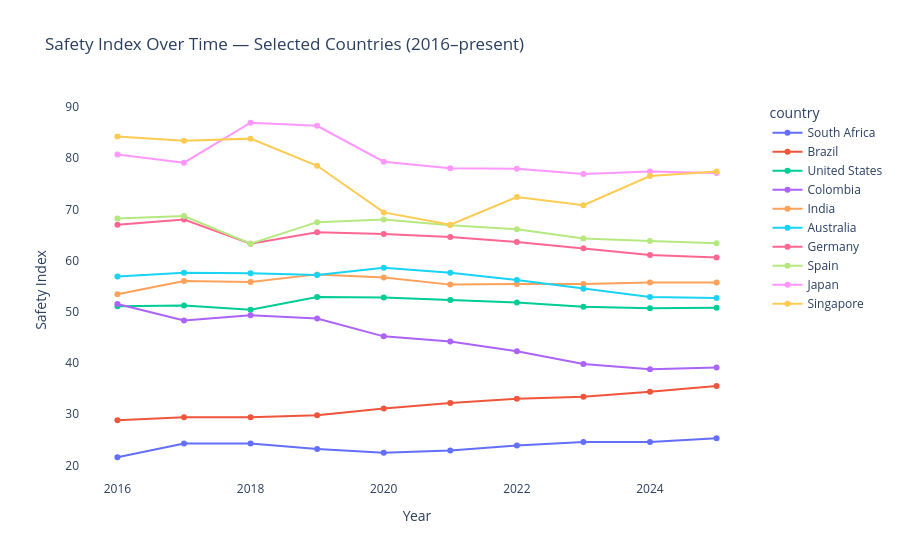

Notebook source saved alongside this figure:
### Markdown cell above
### Country-Level Crime Trends Over Time

### Code cell
# Track a selection of notable countries
spotlight = ['Japan', 'Germany', 'United States', 'Brazil', 'South Africa',
             'Australia', 'Singapore', 'Colombia', 'Spain', 'India']

spot_trend = country[country['country'].isin(spotlight)].copy()

fig = px.line(
    spot_trend,
    x='year',
    y='safety_index',
    color='country',
    markers=True,
    title='Safety Index Over Time — Selected Countries (2016–present)',
    labels={'safety_index': 'Safety Index', 'year': 'Year'}
)
fig.update_layout(plot_bgcolor='white', paper_bgcolor='white')
fig.show()

### Figure 1 — Plotly figure (JSON) as saved in the notebook; plotly's stock layout.template omitted (floating-point values rounded to 4 significant figures)
{"data": [{"hovertemplate": "country=South Africa<br>Year=%{x}<br>Safety Index=%{y}<extra></extra>", "legendgroup": "South Africa", "line": {"color": "#636efa", "dash": "solid"}, "marker": {"symbol": "circle"}, "mode": "lines+markers", "name": "South Africa", "orientation": "v", "showlegend": true, "type": "scatter", "x": [2016, 2017, 2018, 2019, 2020, 2021, 2022, 2023, 2024, 2025], "xaxis": "x", "y": [21.6, 24.3, 24.3, 23.2, 22.5, 22.9, 23.9, 24.6, 24.6, 25.3], "yaxis": "y"}, {"hovertemplate": "country=Brazil<br>Year=%{x}<br>Safety Index=%{y}<extra></extra>", "legendgroup": "Brazil", "line": {"color": "#EF553B", "dash": "solid"}, "marker": {"symbol": "circle"}, "mode": "lines+markers", "name": "Brazil", "orientation": "v", "showlegend": true, "type": "scatter", "x": [2016, 2017, 2018, 2019, 2020, 2021, 2022, 2023, 2024, 2025], "xaxis": "x", "y": [28.8, 29.4, 29.4, 29.8, 31.1, 32.2, 33.0, 33.4, 34.4, 35.5], "yaxis": "y"}, {"hovertemplate": "country=United States<br>Year=%{x}<br>Safety Index=%{y}<extra></extra>", "legendgroup": "United States", "line": {"color": "#00cc96", "dash": "solid"}, "marker": {"symbol": "circle"}, "mode": "lines+markers", "name": "United States", "orientation": "v", "showlegend": true, "type": "scatter", "x": [2016, 2017, 2018, 2019, 2020, 2021, 2022, 2023, 2024, 2025], "xaxis": "x", "y": [51.1, 51.2, 50.4, 52.9, 52.8, 52.3, 51.8, 51.0, 50.7, 50.8], "yaxis": "y"}, {"hovertemplate": "country=Colombia<br>Year=%{x}<br>Safety Index=%{y}<extra></extra>", "legendgroup": "Colombia", "line": {"color": "#ab63fa", "dash": "solid"}, "marker": {"symbol": "circle"}, "mode": "lines+markers", "name": "Colombia", "orientation": "v", "showlegend": true, "type": "scatter", "x": [2016, 2017, 2018, 2019, 2020, 2021, 2022, 2023, 2024, 2025], "xaxis": "x", "y": [51.5, 48.3, 49.3, 48.7, 45.2, 44.2, 42.3, 39.8, 38.8, 39.1], "yaxis": "y"}, {"hovertemplate": "country=India<br>Year=%{x}<br>Safety Index=%{y}<extra></extra>", "legendgroup": "India", "line": {"color": "#FFA15A", "dash": "solid"}, "marker": {"symbol": "circle"}, "mode": "lines+markers", "name": "India", "orientation": "v", "showlegend": true, "type": "scatter", "x": [2016, 2017, 2018, 2019, 2020, 2021, 2022, 2023, 2024, 2025], "xaxis": "x", "y": [53.4, 56.0, 55.8, 57.3, 56.7, 55.3, 55.4, 55.4, 55.7, 55.7], "yaxis": "y"}, {"hovertemplate": "country=Australia<br>Year=%{x}<br>Safety Index=%{y}<extra></extra>", "legendgroup": "Australia", "line": {"color": "#19d3f3", "dash": "solid"}, "marker": {"symbol": "circle"}, "mode": "lines+markers", "name": "Australia", "orientation": "v", "showlegend": true, "type": "scatter", "x": [2016, 2017, 2018, 2019, 2020, 2021, 2022, 2023, 2024, 2025], "xaxis": "x", "y": [56.9, 57.6, 57.5, 57.2, 58.6, 57.6, 56.2, 54.5, 52.9, 52.7], "yaxis": "y"}, {"hovertemplate": "country=Germany<br>Year=%{x}<br>Safety Index=%{y}<extra></extra>", "legendgroup": "Germany", "line": {"color": "#FF6692", "dash": "solid"}, "marker": {"symbol": "circle"}, "mode": "lines+markers", "name": "Germany", "orientation": "v", "showlegend": true, "type": "scatter", "x": [2016, 2017, 2018, 2019, 2020, 2021, 2022, 2023, 2024, 2025], "xaxis": "x", "y": [67.0, 68.0, 63.3, 65.5, 65.2, 64.6, 63.6, 62.4, 61.1, 60.6], "yaxis": "y"}, {"hovertemplate": "country=Spain<br>Year=%{x}<br>Safety Index=%{y}<extra></extra>", "legendgroup": "Spain", "line": {"color": "#B6E880", "dash": "solid"}, "marker": {"symbol": "circle"}, "mode": "lines+markers", "name": "Spain", "orientation": "v", "showlegend": true, "type": "scatter", "x": [2016, 2017, 2018, 2019, 2020, 2021, 2022, 2023, 2024, 2025], "xaxis": "x", "y": [68.2, 68.7, 63.3, 67.5, 68.0, 66.9, 66.1, 64.3, 63.8, 63.4], "yaxis": "y"}, {"hovertemplate": "country=Japan<br>Year=%{x}<br>Safety Index=%{y}<extra></extra>", "legendgroup": "Japan", "line": {"color": "#FF97FF", "dash": "solid"}, "marker": {"symbol": "circle"}, "mode": "lines+markers", "name": "Japan", "orientation": "v", "showlegend": true, "type": "scatter", "x": [2016, 2017, 2018, 2019, 2020, 2021, 2022, 2023, 2024, 2025], "xaxis": "x", "y": [80.7, 79.1, 86.9, 86.3, 79.3, 78.0, 77.9, 76.9, 77.4, 77.1], "yaxis": "y"}, {"hovertemplate": "country=Singapore<br>Year=%{x}<br>Safety Index=%{y}<extra></extra>", "legendgroup": "Singapore", "line": {"color": "#FECB52", "dash": "solid"}, "marker": {"symbol": "circle"}, "mode": "lines+markers", "name": "Singapore", "orientation": "v", "showlegend": true, "type": "scatter", "x": [2016, 2017, 2018, 2019, 2020, 2021, 2022, 2023, 2024, 2025], "xaxis": "x", "y": [84.2, 83.4, 83.8, 78.5, 69.4, 67.0, 72.4, 70.8, 76.5, 77.4], "yaxis": "y"}], "layout": {"legend": {"title": {"text": "country"}, "tracegroupgap": 0}, "paper_bgcolor": "white", "plot_bgcolor": "white", "title": {"text": "Safety Index Over Time — Selected Countries (2016–present)"}, "xaxis": {"anchor": "y", "domain": [0, 1], "title": {"text": "Year"}}, "yaxis": {"anchor": "x", "domain": [0, 1], "title": {"text": "Safety Index"}}}}
